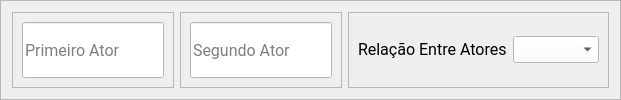
              <widget class="QFrame" name="frame_7">
               <property name="sizePolicy">
                <sizepolicy hsizetype="Maximum" vsizetype="Maximum">
                 <horstretch>0</horstretch>
                 <verstretch>0</verstretch>
                </sizepolicy>
               </property>
               <property name="frameShape">
                <enum>QFrame::Shape::StyledPanel</enum>
               </property>
               <property name="frameShadow">
                <enum>QFrame::Shadow::Raised</enum>
               </property>
               <layout class="QHBoxLayout" name="horizontalLayout_17">
                <item>
                 <widget class="QFrame" name="frame_13">
                  <property name="frameShape">
                   <enum>QFrame::Shape::StyledPanel</enum>
                  </property>
                  <property name="frameShadow">
                   <enum>QFrame::Shadow::Raised</enum>
                  </property>
                  <layout class="QHBoxLayout" name="horizontalLayout_10">
                   <item>
                    <widget class="QLineEdit" name="name_actor_1">
                     <property name="sizePolicy">
                      <sizepolicy hsizetype="Expanding" vsizetype="Preferred">
                       <horstretch>0</horstretch>
                       <verstretch>0</verstretch>
                      </sizepolicy>
                     </property>
                     <property name="font">
                      <font>
                       <family>Roboto</family>
                       <pointsize>12</pointsize>
                      </font>
                     </property>
                     <property name="styleSheet">
                      <string notr="true">background-color: #FFFFFF; </string>
                     </property>
                     <property name="placeholderText">
                      <string>Primeiro Ator</string>
                     </property>
                    </widget>
                   </item>
                  </layout>
                 </widget>
                </item>
                <item>
                 <widget class="QFrame" name="frame_14">
                  <property name="frameShape">
                   <enum>QFrame::Shape::StyledPanel</enum>
                  </property>
                  <property name="frameShadow">
                   <enum>QFrame::Shadow::Raised</enum>
                  </property>
                  <layout class="QHBoxLayout" name="horizontalLayout_11">
                   <item>
                    <widget class="QLineEdit" name="name_actor_2">
                     <property name="sizePolicy">
                      <sizepolicy hsizetype="Expanding" vsizetype="Preferred">
                       <horstretch>0</horstretch>
                       <verstretch>0</verstretch>
                      </sizepolicy>
                     </property>
                     <property name="font">
                      <font>
                       <family>Roboto</family>
                       <pointsize>12</pointsize>
                      </font>
                     </property>
                     <property name="styleSheet">
                      <string notr="true">background-color: #FFFFFF; </string>
                     </property>
                     <property name="placeholderText">
                      <string>Segundo Ator</string>
                     </property>
                     <property name="clearButtonEnabled">
                      <bool>false</bool>
                     </property>
                    </widget>
                   </item>
                  </layout>
                 </widget>
                </item>
                <item>
                 <widget class="QFrame" name="frame_15">
                  <property name="sizePolicy">
                   <sizepolicy hsizetype="Preferred" vsizetype="Preferred">
                    <horstretch>0</horstretch>
                    <verstretch>0</verstretch>
                   </sizepolicy>
                  </property>
                  <property name="frameShape">
                   <enum>QFrame::Shape::StyledPanel</enum>
                  </property>
                  <property name="frameShadow">
                   <enum>QFrame::Shadow::Raised</enum>
                  </property>
                  <layout class="QHBoxLayout" name="horizontalLayout_12">
                   <item>
                    <widget class="QLabel" name="label_type_relation">
                     <property name="sizePolicy">
                      <sizepolicy hsizetype="Preferred" vsizetype="Maximum">
                       <horstretch>0</horstretch>
                       <verstretch>0</verstretch>
                      </sizepolicy>
                     </property>
                     <property name="font">
                      <font>
                       <family>Roboto</family>
                       <pointsize>12</pointsize>
                      </font>
                     </property>
                     <property name="text">
                      <string>Relação Entre Atores</string>
                     </property>
                    </widget>
                   </item>
                   <item>
                    <widget class="QComboBox" name="combo_type_relation">
                     <property name="sizePolicy">
                      <sizepolicy hsizetype="Preferred" vsizetype="Maximum">
                       <horstretch>0</horstretch>
                       <verstretch>0</verstretch>
                      </sizepolicy>
                     </property>
                     <property name="font">
                      <font>
                       <family>Roboto</family>
                       <pointsize>12</pointsize>
                      </font>
                     </property>
                     <property name="styleSheet">
                      <string notr="true">background-color: #FFFFFF; </string>
                     </property>
                    </widget>
                   </item>
                  </layout>
                 </widget>
                </item>
               </layout>
              </widget>
